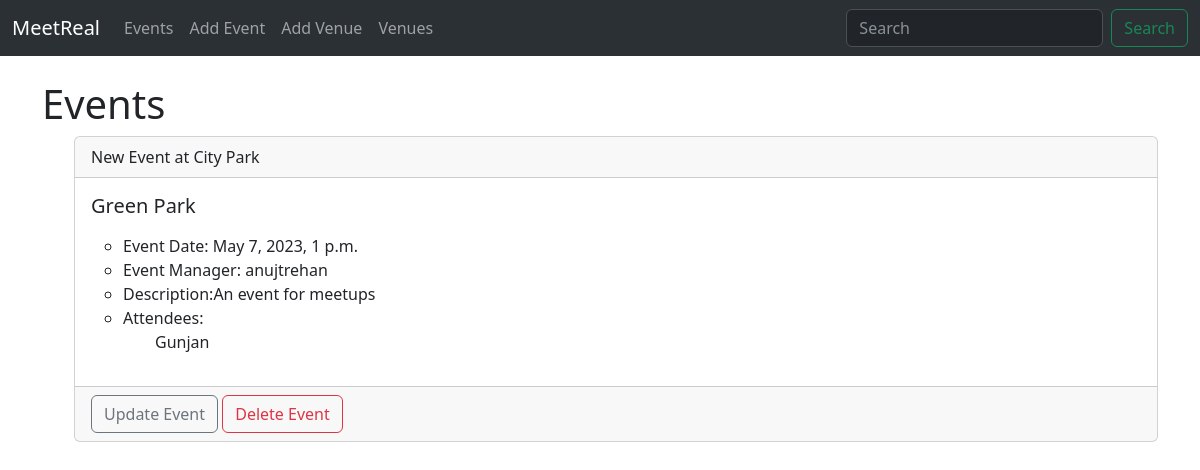
The app's page /events with its own data.
### events/models.py (models this page shows, shortened)
class Events(models.Model):
    name = models.CharField('Event Name',max_length=120)
    event_date = models.DateTimeField('Event Date')
    venue = models.ForeignKey(Venue,on_delete=models.CASCADE,blank=True,null=True)
    manager = models.ForeignKey(User,blank=True,null=True,on_delete=models.SET_NULL)
    description = models.TextField(blank=True)
    attendees = models.ManyToManyField(MyClubUser,blank=True)

class Venue(models.Model):
        name = models.CharField(max_length=120)
        address = models.CharField(max_length=300)
        zip_code = models.CharField(max_length=15)
        phone = models.CharField(max_length=25,blank=True)
        web = models.URLField(blank=True)
        email_address = models.EmailField(blank=True)
        def __str__(self) -> str:
             return self.name

class MyClubUser(models.Model):
     first_name = models.CharField(max_length=120)
     last_name = models.CharField(max_length=120)
     email = models.EmailField()

### events/views.py (the view)
# urls.py: path('events',views.list_events,name="list-events"),
def list_events(request):
    events_list = Events.objects.all()
    return render(request,'events/list-events.html',{'events_list':events_list})

### events/templates/events/list-events.html
{% extends './base.html' %} {% block content%}
<h1>Events</h1>
<ul>
  {% for event in events_list%}
  <div class="card">
    <div class="card-header">{{event.name}}</div>
    <div class="card-body">
      <h5 class="card-title">{{event.venue}}</h5>
      <p class="card-text">
       <ul>
        <li>Event Date: {{event.event_date}}</li>
        <li>Event Manager: {{event.manager}}</li>
        <li>Description:{{event.description}}</li>
        <li>Attendees:
            <ul>
                {% for user in event.attendees.all%}
                {{user.first_name}} <br>
                {% endfor %}
            </ul>
        </li>
       </ul>
      </p>
    </div>
    <div class="card-footer text-muted">
      <a href="{% url 'update-event' event.id %}" class="btn btn-outline-secondary">Update Event</a>
      <a href="{% url 'delete-event' event.id %}" class="btn btn-outline-danger">Delete Event</a>
    </div>
  </div>
  {% endfor %}
</ul>
{% endblock%}

### records on screen
Events: name "New Event at City Park", venue "Green Park", event_date "May 7, 2023, 1 p.m.", manager "anujtrehan", description "An event for meetups"
MyClubUser: first_name "Gunjan"
